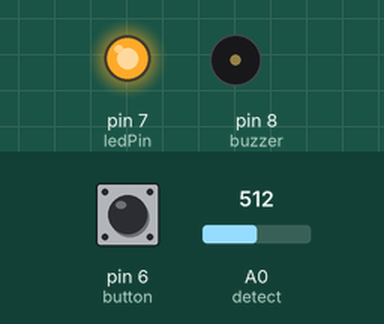
A sketch run on a simulated Arduino Uno, built with avr-gcc and run on an emulated ATmega328P. On the bench: output pins drawn as LEDs (lit = HIGH), buzzer (waves = sounding). The inputs (shaded band) are chosen by the test bench; at power-on: pin 6 (button) HIGH, A0 (detect) = 512. What the sketch prints to the serial monitor is not drawn.

Above: at 0.4 s.
At 0.9 s:
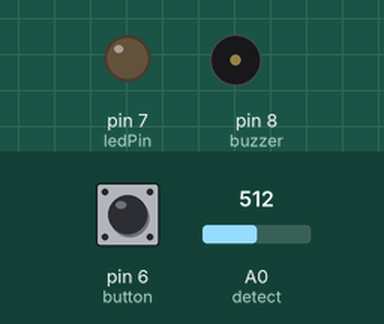
Timing chart, 0 to 2.4 s (numbered marks = the images above):
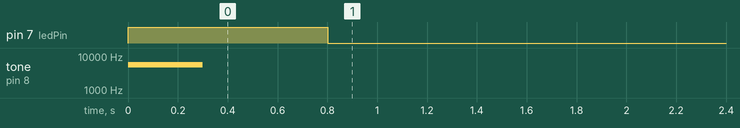

The sketch:

Laser_counter.ino
```cpp
int count = 0;
int detect = A0;
int buzzer  = 8;
int ledPin = 7;
int button = 6;
int object1 ;
int object2 ;
int object3 ;
int object4 ;
void setup() {
  // put your setup code here, to run once:
pinMode(button ,INPUT);
pinMode(ledPin,OUTPUT);
pinMode(buzzer,OUTPUT);
Serial.begin(9600);
Serial.println("Start your counting");
}

void loop() {
  // put your main code here, to run repeatedly:
back:
    int object = analogRead(detect);
    int b=digitalRead(button);
    object1 = object;
    object2 = object1;
    int back;


   if ( (object2>100) && (object3>100) && (object4>100)){
    //count = 00000;

    Serial.println("Object has stopped moving");
    Serial.print("Current Counter:" );
    Serial.println(count);
    delay(1000);
    goto back;

   }

    if (object >= 100){
      objectisthere();
    }
    if (b == 0){
      count = 0;
      Serial.println("-------------------");
      Serial.println("");
      Serial.println("Start the new counting");
      Serial.print("Counter: ");
      Serial.println(count);
    }
    object3 = object2;
    object4 = object3;
    delay(1000);
    }

void objectisthere()
{
  digitalWrite(ledPin,HIGH);
  tone(buzzer,5600,300);
  count =count + 1;
  Serial.print("Counter:");
  Serial.println(count);
  delay(800);
  digitalWrite(ledPin,LOW);

}
```

Measured:
- by itself, pin 7 (ledPin): LOW → HIGH at 0.00 s, → LOW 0.80 s later
- by itself, tone on pin 8 (buzzer): silent → 5600 Hz at 0.00 s, → silent 0.30 s later
